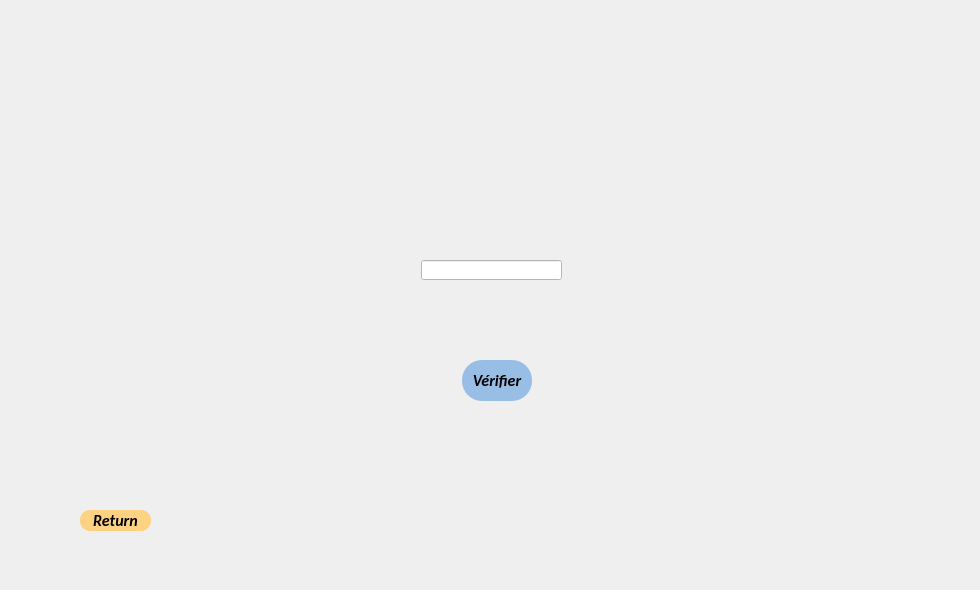
<?xml version="1.0" encoding="UTF-8"?>
<ui version="4.0">
 <class>MainWindow</class>
 <widget class="QMainWindow" name="MainWindow">
  <property name="geometry">
   <rect>
    <x>0</x>
    <y>0</y>
    <width>980</width>
    <height>590</height>
   </rect>
  </property>
  <property name="windowTitle">
   <string>MainWindow</string>
  </property>
  <widget class="QWidget" name="centralwidget">
   <widget class="QLabel" name="label">
    <property name="geometry">
     <rect>
      <x>-10</x>
      <y>-10</y>
      <width>1000</width>
      <height>600</height>
     </rect>
    </property>
    <property name="text">
     <string>&lt;html&gt;&lt;head/&gt;&lt;body&gt;&lt;p&gt;&lt;img src=&quot;:/Bg/TP THL/Frame_Analyser.jpg&quot;/&gt;&lt;/p&gt;&lt;/body&gt;&lt;/html&gt;</string>
    </property>
   </widget>
   <widget class="QLineEdit" name="analyse_in">
    <property name="geometry">
     <rect>
      <x>421</x>
      <y>260</y>
      <width>141</width>
      <height>20</height>
     </rect>
    </property>
    <property name="styleSheet">
     <string notr="true">background:white;</string>
    </property>
   </widget>
   <widget class="QPushButton" name="verify_anal">
    <property name="geometry">
     <rect>
      <x>462</x>
      <y>360</y>
      <width>70</width>
      <height>41</height>
     </rect>
    </property>
    <property name="font">
     <font>
      <family>Calibri</family>
      <pointsize>12</pointsize>
      <weight>75</weight>
      <italic>true</italic>
      <bold>true</bold>
      <stylestrategy>PreferDefault</stylestrategy>
      <kerning>true</kerning>
     </font>
    </property>
    <property name="mouseTracking">
     <bool>true</bool>
    </property>
    <property name="focusPolicy">
     <enum>Qt::StrongFocus</enum>
    </property>
    <property name="contextMenuPolicy">
     <enum>Qt::DefaultContextMenu</enum>
    </property>
    <property name="styleSheet">
     <string notr="true">border-radius: 20px;
background-color: #99BEE6;</string>
    </property>
    <property name="text">
     <string>Vérifier</string>
    </property>
   </widget>
   <widget class="QPushButton" name="return_anal">
    <property name="geometry">
     <rect>
      <x>80</x>
      <y>510</y>
      <width>71</width>
      <height>21</height>
     </rect>
    </property>
    <property name="font">
     <font>
      <family>Calibri</family>
      <pointsize>12</pointsize>
      <weight>75</weight>
      <italic>true</italic>
      <bold>true</bold>
      <stylestrategy>PreferDefault</stylestrategy>
      <kerning>true</kerning>
     </font>
    </property>
    <property name="mouseTracking">
     <bool>true</bool>
    </property>
    <property name="focusPolicy">
     <enum>Qt::StrongFocus</enum>
    </property>
    <property name="contextMenuPolicy">
     <enum>Qt::DefaultContextMenu</enum>
    </property>
    <property name="styleSheet">
     <string notr="true">border-radius: 10px;
background-color: #FDD383</string>
    </property>
    <property name="text">
     <string>Return</string>
    </property>
   </widget>
  </widget>
 </widget>
 <resources>
  <include location="Frame1.qrc"/>
 </resources>
 <connections/>
</ui>
